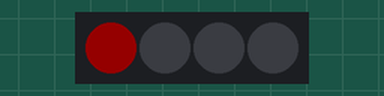
Bench run of a sketch on a simulated Arduino Uno, built with avr-gcc and run on an emulated ATmega328P. Shown: 4 RGB LEDs in strip order, left to right. Dim RGB values are drawn brighter than linear.

Above: at 0.03 s.
At 0.38 s:
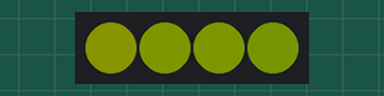
At 0.73 s:
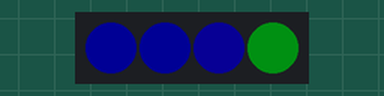
At 1.49 s:
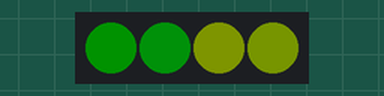
At 2.19 s:
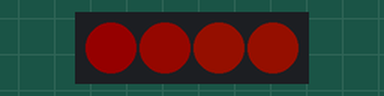
At 2.95 s:
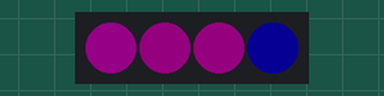
Timing chart, 0 to 3.2 s (numbered marks = the images above):
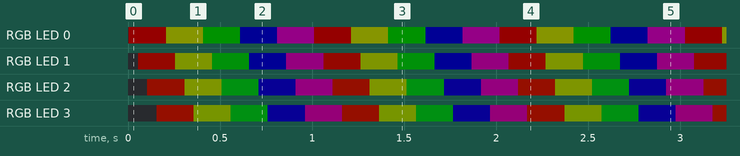

Measured:
- by itself, RGB LED 0: repeats every 1.0 s: RGB(18, 20, 0) 0.20 s, RGB(0, 18, 0) 0.20 s, RGB(0, 0, 20) 0.20 s, RGB(20, 0, 18) 0.20 s, RGB(20, 0, 0) 0.20 s
- by itself, RGB LED 1: repeats every 1.0 s: RGB(17, 20, 0) 0.20 s, RGB(0, 17, 1) 0.20 s, RGB(0, 0, 20) 0.20 s, RGB(20, 0, 17) 0.20 s, RGB(20, 1, 0) 0.20 s

The sketch:

3_3_Rainbow_light.ino
```cpp
//Phantom flowing light, with a rainbow colored light ring: red, orange, yellow, green, blue, purple.

#include <FastLED.h>

#define LED_PIN A1
#define NUM_LEDS 4

CRGB leds[NUM_LEDS];

void setup()
{
  FastLED.addLeds<WS2812, LED_PIN, GRB>(leds, NUM_LEDS);
  FastLED.setMaxPowerInVoltsAndMilliamps(5, 500);
  FastLED.clear();
  FastLED.show();
}

void loop()
{
  //Red → Orange → Yellow
  for (int i = 0; i < NUM_LEDS; i++ )
  {
    leds[i] = CRGB(255, 7 * i + 11, 0 );
    FastLED.setBrightness(20);
    FastLED.show();
    delay (50);
  }

  //Yellow → Green
  for (int i = 0; i < NUM_LEDS; i++ )
  {
    leds[i] = CRGB(224 - 7 * i, 255, 0 );
    FastLED.setBrightness(20);
    FastLED.show();
    delay (50);
  }

  //Green → Cyan → Blue
  for (int i = 0; i < NUM_LEDS; i++ )
  {
    leds[i] = CRGB(0, 224 - 7 * i, 7 * i + 11);
    FastLED.setBrightness(20);
    FastLED.show();
    delay (50);
  }

  //Blue → Purple
  for (int i = 0; i < NUM_LEDS; i++ )
  {
    leds[i] = CRGB(7 * i, 0, 255);
    FastLED.setBrightness(20);
    FastLED.show();
    delay (50);
  }

  //Purple → Red
  for (int i = 0; i < NUM_LEDS; i++ )
  {
    leds[i] = CRGB(255, 0, 224 - 7 * i);
    FastLED.setBrightness(20);
    FastLED.show();
    delay (50);
  }
}
```
